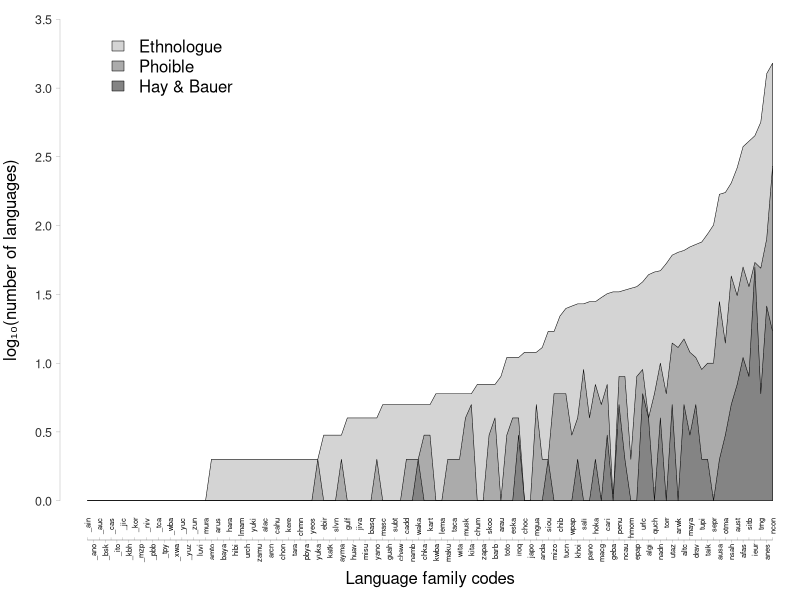
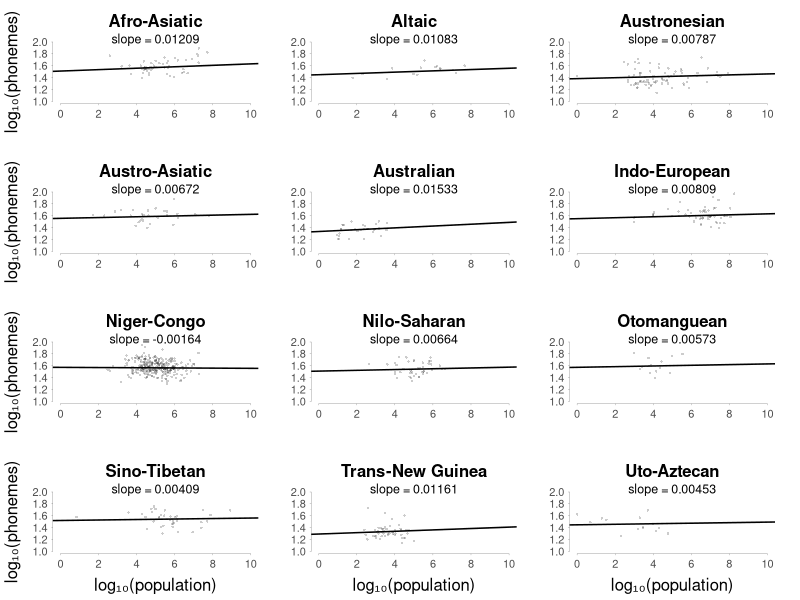
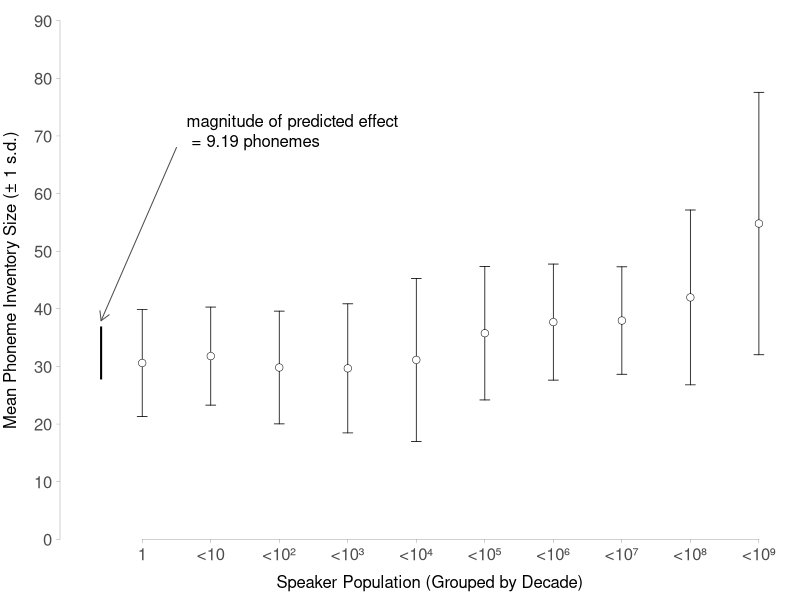
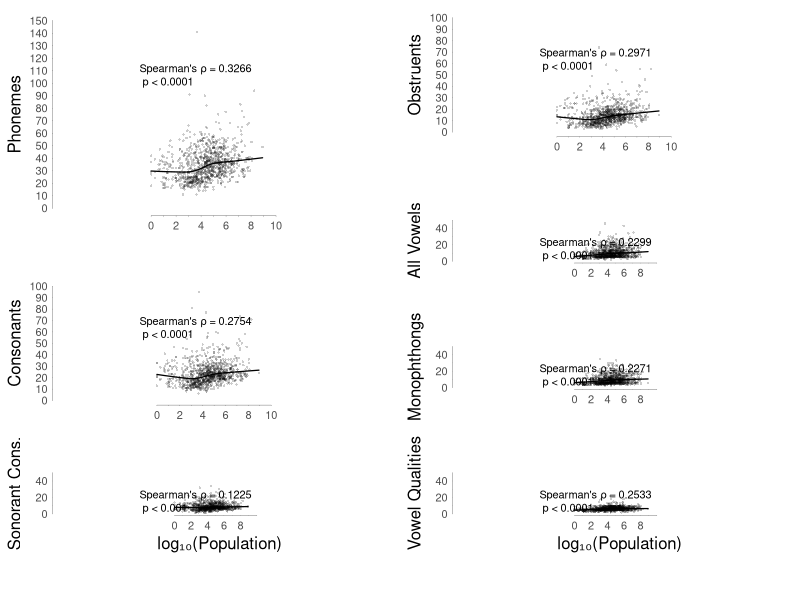

Source code (R) for these figures, in order:
#! /usr/bin/env Rscript

## This script generates the statistical model and figures for:
##
## Moran, S., McCloy, D. R., & Wright, R. A. (2012). Revisiting population size
## vs. phoneme inventory size. Language, 88(4), 877–893.
## http://doi.org/10.1353/lan.2012.0087
##
## This is a cleaned-up and better-annotated version of the original script used
## at the time of writing that paper, but the results are essentially the same.

## set global options (to be restored at end)
saf <- getOption("stringsAsFactors")
options(stringsAsFactors=FALSE)

## libraries
library(lme4)
library(Hmisc)  # provides rcorr

## error bar function
error.bar <- function(x, y, upper, lower=upper, length=0.1,...){
    if(length(x) != length(y) | length(y) !=length(lower) | length(lower) != length(upper))
        stop("vectors must be same length")
    arrows(x,y+upper, x, y-lower, angle=90, code=3, length=length, ...)
}

## plotting parameters, so we can adjust all plots at once
dotcol <- rgb(0, 0, 0, 0.2)
dotcex <- 0.5
legendcex <- 1
legendinset <- 0.2
lowesswidth <- 1.25
axiscol <- rgb(0.3, 0.3, 0.3, 1)
axiscex <- 1
axislwd <- 0.25
axistck <- -0.02
axislabelcex <- 1
axislabelpos <- 2.25
axismgp <- c(2, 0.25, 0)
axis2mgp <- c(2, 0.4, 0)
font <- "FreeSerif"

## load main data
rawdata <- read.delim("MoranMcCloyWright2012-data.tsv", header=TRUE, sep="\t",
                      quote="\"", dec=".", skip=4)
rawdata$logPho <- log10(rawdata$pho)
rawdata$logCon <- log10(rawdata$con)
rawdata$logVow <- log10(rawdata$vow)
rawdata$son[is.na(rawdata$son)] <- 0
## load ISO - multitree mapping
setwd("family-tables")
eth <- read.delim("eth15iso-mtfam.tsv", header=T, sep="\t", quote="\"", dec=".")
## load list of families used by Hay & Bauer 2007
hb <- read.delim("famsHayAndBauer.tsv", header=T, sep="\t", quote="\"", dec=".")
## load exclusion lists
excludeIsol <- read.delim("famsMassedIsolates.tsv", header=TRUE)
excludeMixd <- read.delim("famsMixedLanguages.tsv", header=TRUE)
excludePidg <- read.delim("famsPidginCreole.tsv", header=TRUE)
excludeUncl <- read.delim("famsUnclassified.tsv", header=TRUE)
excludeSign <- read.delim("famsSignedLanguages.tsv", header=TRUE)
excludeExtc <- read.delim("famsExtinctAncient.tsv", header=TRUE)
setwd("..")
## merge exclusion lists
excludeAll <- do.call(rbind, list(excludeMixd, excludePidg, excludeIsol,
                                  excludeUncl, excludeSign, excludeExtc,
                                  c("UNCLASSIFIED", "Unclassified")))
## apply exclusion list
eth.pruned <- eth[!eth$fam %in% excludeAll$fam,]       # 7097 -> 6956
hb.pruned <- hb[!hb$fam %in% excludeAll$fam,]          #  216 ->  211
rawdata <- rawdata[!rawdata$fam %in% excludeAll$fam,]  # 969 -> 968

## ## ## ## ## ## ## ## ## ## ## ##
##  ETHNOLOGUE VS PHOIBLE VS HB  ##
## ## ## ## ## ## ## ## ## ## ## ##
## frequency tables
eth.counts <- as.data.frame(table(eth.pruned$fam))
hb.counts <- as.data.frame(table(hb.pruned$fam))
phoible <- as.data.frame(table(rawdata$fam))
## comparison table: Ethnologue vs. PHOIBLE vs. Hay & Bauer
comparator <- merge(eth.counts, phoible, by="Var1", all=TRUE)
comparator <- merge(comparator, hb.counts, by="Var1", all=TRUE)
colnames(comparator) <- c("fam", "ethnologue", "phoible", "haybauer")
comparator[is.na(comparator)] <- 0
comparator <- comparator[with(comparator, order(ethnologue, phoible, haybauer)),]
## log-transformed within-family language counts
comparator$ethno.log <- with(comparator, ifelse(ethnologue==0, 0, log10(ethnologue)))
comparator$phoible.log <- with(comparator, ifelse(phoible==0, 0, log10(phoible)))
comparator$haybauer.log <- with(comparator, ifelse(haybauer==0, 0, log10(haybauer)))
## label staggering for graph
evenLabels <- comparator$fam[c(FALSE, TRUE)]
oddLabels <- comparator$fam[c(TRUE, FALSE)]
## FIGURE 4: LOG-TRANSFORMED PLOT OF ETHNOLOGUE VS PHOIBLE VS H&B
svg("figure4.svg", width=6.5, height=4.5, pointsize=12, family=font)
par(mar=c(4,3,0,0), oma=c(0,0,0,0), lwd=0.5)
## graph colors
gray85 <- hcl(h=0, c=0, l=85, alpha=1)
gray70 <- hcl(h=0, c=0, l=70, alpha=1)
gray55 <- hcl(h=0, c=0, l=55, alpha=1)
gray50 <- hcl(h=0, c=0, l=50, alpha=1)
gray20 <- hcl(h=0, c=0, l=20, alpha=1)
## plot
plot(1:nrow(comparator), comparator$haybauer.log, type="n", lty=3,
     frame.plot=FALSE, ann=FALSE, axes=FALSE, ylim=c(0,3.5))
polygon(c(1:nrow(comparator), nrow(comparator)), c(comparator$ethno.log, 0),
        col=gray85, lty=1)
polygon(c(1:nrow(comparator), nrow(comparator)), c(comparator$phoible.log, 0),
        col=gray70, lty=1)
polygon(c(1:nrow(comparator), nrow(comparator)), c(comparator$haybauer.log, 0),
        col=gray55, lty=1)
axis(1, at=seq(1, nrow(comparator), 2), labels=oddLabels, las=3, lwd=0, lwd.tick=0.25,
     col=gray50, col.ticks=gray50, cex.axis=0.45, tck=0.005, mgp=c(3, -0.1, 1))
axis(1, at=seq(2, nrow(comparator), 2), labels=evenLabels, las=3, lwd=0, lwd.tick=0.25,
     col=gray50, col.ticks=gray50, cex.axis=0.45, tck=-0.005, mgp=c(3, 1.2, 1))
axis(1, at=1:nrow(comparator), lwd=0.25, lwd.tick=0, labels=FALSE, col.axis=gray50,
     mgp=c(3, 0, 1))
axis(2, at=seq(0, 3.5, 0.5), las=1, col.axis=gray20, col=gray50, col.ticks=gray50,
     cex.axis=0.75, tck=-.0075, lwd=0.25, mgp=c(2, 0.4, 0))
mtext("Language family codes", side=1, line=2.4, cex=1)
mtext("log₁₀(number of languages)", side=2, line=2, cex=1)
legend("topleft", legend=c("Ethnologue", "Phoible", "Hay & Bauer"),
       fill=c(gray85, gray70, gray55), bty="n", inset=0.05, cex=1)
dev.off()


## ## ## ## ## ## ## ## ## ## ##
## WITHIN-FAMILY CORRELATIONS ##
## ## ## ## ## ## ## ## ## ## ##
## The model specification in this file has changed slightly from the model used
## at the time the paper was written, because the previous model specification
## (originally run with lme4::lmer version 0.999999-0) does not converge with
## current versions of lme4::lmer (version 1.1.7 as of 2015.04.29). Consequently
## the estimates for the intercept and slope of each language family group have
## slightly changed, but the substance of the results and the conclusions drawn
## remain intact. This was the original model:
## loglogPho <- lmer(logPho ~ logPop + (1+logPop|genus) + (1+logPop|fam), data=rawdata)
## This is the model that works with modern lme4 (versions > 1.0)
loglogPho <- lmer(logPho ~ logPop + (1+logPop|fam/genus), data=rawdata)
## extract coefficients for each family, for later plotting
groupCoefficients <- data.frame(coef(loglogPho)$fam)
grandIntercept <- unlist(fixef(loglogPho)[1])
grandSlope <- unlist(fixef(loglogPho)[2])
## collapsing each family to its average
langPerFam <- data.frame(table(rawdata[!is.na(rawdata$pop), "fam"]))
colnames(langPerFam) <- c("fam", "langs")
langPerFam$sumPho <- sapply(langPerFam$fam, function(i) sum(rawdata[rawdata$fam == i, "pho"]))
langPerFam$sumPop <- sapply(langPerFam$fam, function(i) sum(rawdata[rawdata$fam == i, "pop"]))
langPerFam$avgPho <- langPerFam$sumPho / langPerFam$langs
langPerFam$avgPop <- langPerFam$sumPop / langPerFam$langs
langPerFam$logAvgPop <- log10(langPerFam$avgPop)
## the 12 largest families (by representation in PHOIBLE data)
top12 <- merge(rawdata[rawdata$fam %in% langPerFam[order(langPerFam$langs,
                                                         decreasing=TRUE),
                                                   "fam"][1:12],],
               with(langPerFam, data.frame(fam=fam, famCount=langs)),
               by="fam", all.x=TRUE)
## mixed model coefficients for the top 12
top12.coefs <- groupCoefficients[unique(top12$fam),]
famNames <- c(afas="Afro-Asiatic", altc="Altaic", anes="Austronesian",
              ausa="Austro-Asiatic", aust="Australian", ieur="Indo-European",
              ncon="Niger-Congo", nsah="Nilo-Saharan", otma="Otomanguean",
              sitb="Sino-Tibetan", trng="Trans-New Guinea",
              utaz="Uto-Aztecan")
top12.coefs$famName <- famNames[rownames(top12.coefs)]
## FIGURE 2: 3x4 LATTICE PLOT OF WITHIN-FAMILY CORRELATIONS
svg("figure2.svg", width=6.5, height=9, pointsize=12, family=font)
par(mfrow=c(4, 3), mar=c(3.5, 4, 3, 0), omi=c(0, 0, 0, 0.25))
for (i in 1:nrow(top12.coefs)) {
    subdata <- top12[top12$fam %in% rownames(top12.coefs)[i],]
    plot(subdata$logPop, subdata$logPho, frame.plot=FALSE, axes=FALSE, ann=FALSE,
         col=dotcol, pch=16, cex=dotcex, xlim=c(0, 10), ylim=c(1, 2))
    abline(a=top12.coefs[i, 1], b=top12.coefs[i, 2], col='black', lwd=1.5)
    axis(1, at=seq(0, 10, 2), las=1, col.axis=axiscol, col.tick=axiscol,
         col=axiscol, cex.axis=axiscex, lwd=axislwd, tck=axistck, mgp=axismgp)
    axis(2, at=seq(1, 2, 0.2), las=1, col.axis=axiscol, col.tick=axiscol,
         col=axiscol, cex.axis=axiscex, lwd=axislwd, tck=axistck, mgp=axis2mgp)
    if (i > 9) {
        mtext("log\u2081\u2080(population)", side=1, line=2, cex=1)
    }
    if (i %% 3 == 1) {
        mtext("log\u2081\u2080(phonemes)", side=2, line=2.5, cex=1)
    }
    mtext(famNames[rownames(top12.coefs)[i]], side=3, line=0.75, cex=1, font=2)
    mtext(paste("slope = ", round(top12.coefs[i,2], digits=5), sep=""),
          side=3, line=-0.5, cex=0.75, font=1)
}
dev.off()


## ## ## ## ## ## ## ## ## ## ## ## ## ## ## ##
##  MEAN AND VARIANCE BY ORDER OF MAGNITUDE  ##
## ## ## ## ## ## ## ## ## ## ## ## ## ## ## ##
rawdata$decade <- ceiling(rawdata$logPop)
decadeTable <- data.frame(table(rawdata$decade))
colnames(decadeTable) <- c('decade','numlangs')
decadeTable$decade <- as.numeric(as.character(decadeTable$decade))
decadeTable$phonavg <- sapply(decadeTable$decade, function(i) mean(rawdata[rawdata$decade == i,]$pho))
decadeTable$phonvar <- sapply(decadeTable$decade, function(i) var(rawdata[rawdata$decade == i,]$pho))
decadeTable$phonsd <- sqrt(decadeTable$phonvar)
decadeTable$lower <- decadeTable$phonavg-decadeTable$phonsd
decadeTable$upper <- decadeTable$phonavg+decadeTable$phonsd
decadeTable$labels <- c("1","<10","<10²","<10³","<10⁴","<10⁵","<10⁶","<10⁷","<10⁸","<10⁹")
decadeTable$labels2 <- c("1","10","10²","10³","10⁴","10⁵","10⁶","10⁷","10⁸","10⁹")
## FIGURE 3: MEANS AND SDs BY POPULATION-SIZE COHORT
svg("figure3.svg", width=6.5, height=6.5, pointsize=12, family=font)
par(omi=c(0, 0, 0, 0), mar=c(2, 3, 0, 0), lwd=0.5, font=1)
plot(0, 0, type="n",frame.plot=FALSE, axes=FALSE, ann=FALSE,
     xlim=c(-0.8, 9.2), ylim=c(0, 90))
## scale bar
arrows(-0.6, 10^grandIntercept, -0.6, 10^grandIntercept+9*10^grandSlope,
       col='black', lwd=2, lend="butt", length=0)
arrows(-0.6, 10^grandIntercept+9*10^grandSlope+1, 0.5, 68,
       col=axiscol, lwd=1, length=0.1, code=1)
text(0.5, 70, labels="magnitude of predicted effect\n = 9.19 phonemes",
     pos=4, offset=0.5, col='black', cex=1)
## means & SDs
error.bar(decadeTable$decade, decadeTable$phonavg, decadeTable$phonsd,
          col='black', lwd=0.75, length=0.05)
points(decadeTable$decade, decadeTable$phonavg, pch=21, col='black', bg='white')
axis(1, at=c(0:9), las=1, cex.axis=axiscex, labels=decadeTable$labels,
     col.ticks=axiscol, col.axis=axiscol, col=axiscol, lwd=axislwd, tck=axistck/3,
     mgp=axismgp, pos=0)
axis(2, at=seq(0,90,10), las=1, cex.axis=axiscex, col.ticks=axiscol, col.axis=axiscol,
     col=axiscol, lwd=axislwd, tck=axistck/3, mgp=axis2mgp)
mtext("Speaker Population (Grouped by Decade)", side=1, line=0.6, col='black', cex=1)
mtext("Mean Phoneme Inventory Size (± 1 s.d.)", side=2, line=2, col='black', cex=1)
dev.off()


## ## ## ## ## ## ## ## ## ## ## ## ## ##
## REPRODUCING HAY AND BAUER'S RESULTS ##
## ## ## ## ## ## ## ## ## ## ## ## ## ##
## Note that in the HMISC package p=0 means p<0.0001;
## hence the ifelse() statement in the legend section below.
# FIGURE 1: LATTICE PLOT OF LOWESS H&B REPRODUCTION
svg("figure1.svg", width=6.5, height=9, pointsize=12, family=font)
par(mar=c(4,4,1,1), omi=c(0,0,0,0), lwd=0.5)
## relative amount of space that goes to each of the seven plots
layout(matrix(c(1,1,1,1,1,1,1,1,1,1,1,1,1,1,1,1,1,2,2,2,2,2,2,2,2,2,2,2,2,
                3,3,3,3,3,3,3,8,8,4,4,4,4,4,4,4,4,4,4,4,4,0,5,5,5,5,5,5,5,
                0,6,6,6,6,6,6,6,0,7,7,7,7,7,7,7,8,8), 38, 2, byrow=FALSE))
for (i in which(colnames(rawdata) %in% c("pho", "con", "son", "obs", "vow", "mon", "qua"))) {
    ymax <- switch(colnames(rawdata)[i], pho=150, con=, obs=100, son=, vow=, mon=, qua=50)
    name <- switch(colnames(rawdata)[i], pho="Phonemes", con="Consonants",
                   son="Sonorant Cons.", obs="Obstruents", vow="All Vowels",
                   mon="Monophthongs", qua="Vowel Qualities")
    axislabel <- switch(colnames(rawdata)[i], son=, qua="log\u2081\u2080(Population)", "")
    plot(rawdata$logPop, rawdata[,i], ann=FALSE, axes=FALSE, frame.plot=FALSE,
         col=dotcol, pch=16, cex=dotcex, xlim=c(1, 10), ylim=c(0, ymax), asp=0.1)
    lines(lowess(rawdata$logPop, rawdata[,i]), lwd=lowesswidth)
    spear <- rcorr(as.matrix(rawdata[c(which(colnames(rawdata) %in% "logPop"), i)]),
                   type="spearman")
    rho <- round(spear$r[1, 2], digits=4)
    pval <- round(spear$P[1, 2], digits=6)
    pv <- log10(pval)
    pvineq <- ifelse(pv > -1.30103, paste("p > 0.05"),
                     ifelse(pv > -2, paste("p < 0.05"),
                            ifelse(pv > -4, paste("p <",10^trunc(pv)),
                                   paste("p < 0.0001"))))
    leg <- paste("Spearman's \u03C1 =", rho, "\n", pvineq)
    legend("topleft", legend=leg, bty="n", inset=legendinset, cex=legendcex)
    axis(1, at=c(0:10), las=1, col.axis=axiscol, col.ticks=axiscol, cex.axis=axiscex,
         lwd=axislwd, tck=axistck/3, mgp=axismgp)
    axis(2, at=seq(0, ymax, 10), las=1, col.axis=axiscol, col.ticks=axiscol,
         cex.axis=axiscex, lwd=axislwd, tck=axistck/6, mgp=axis2mgp)
    mtext(axislabel, side=1, line=axislabelpos-0.5, cex=axislabelcex)
    mtext(name, side=2, line=axislabelpos, cex=axislabelcex)
}
dev.off()


## reset options
options(stringsAsFactors=saf)
